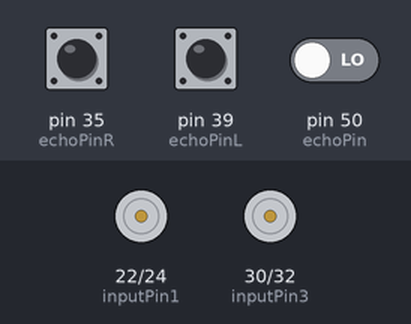
This sketch was run on a simulated Arduino Mega 2560, built with avr-gcc and run on an emulated ATmega2560. On the bench: motor-driver pin pairs drawn as motors (green arrow = first pin HIGH = forward, orange = second pin HIGH = backward, longer = more drive, scaled by the enable pin). The test bench sets the inputs (shaded band); at power-on: pin 35 (echoPinR) LOW, pin 39 (echoPinL) LOW, pin 50 (echoPin) LOW. Random numbers use the default seed unless the sketch sets one.

Above: at 2.0 s.
2.1 s: pin 35 (echoPinR) pulsed HIGH 5 times (0.12 s each, 0.3 s apart)
At 4.8 s:
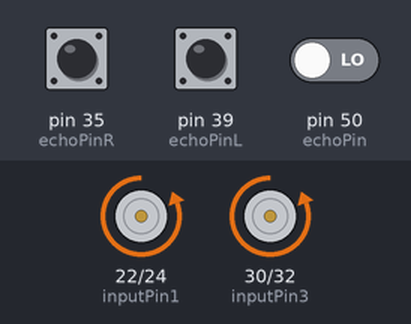
5.1 s: pin 39 (echoPinL) pulsed HIGH 2 times (0.12 s each, 0.3 s apart)
At 8.0 s:
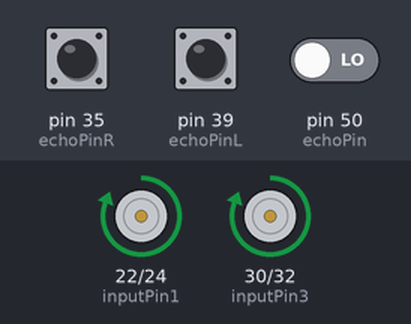
At 11.8 s:
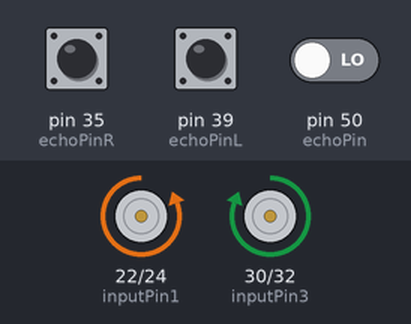
Timing chart, 0 to 13.3 s (numbered marks = the images above; inputs shaded):
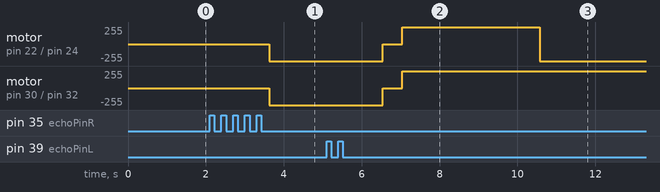

The sketch:

edge_sensing.ino
```cpp
const int inputPin1  = 22;    // Pin 15 of L293D IC
const int inputPin2  = 24;    // Pin 10 of L293D IC
const int enable1    = 26;
const int enable2    = 28;
const int inputPin3  = 30;
const int inputPin4  = 32;
int trigPin = 52;      // trig pin
int echoPin = 50;     // Echo pin
int trigPinL = 37;
int echoPinL = 39;
int trigPinR = 33;
int echoPinR = 35;
long duration, distance;
long durationL, distanceL;
long durationR, distanceR;


void setup()
{
    delay(random(500,2000));   // delay for random time
    Serial.begin(9600);
    pinMode(enable1,OUTPUT);
    pinMode(inputPin1, OUTPUT);
    pinMode(inputPin2, OUTPUT);
    pinMode(enable2,OUTPUT);
    pinMode(inputPin3, OUTPUT);
    pinMode(inputPin4, OUTPUT);
    pinMode(trigPin, OUTPUT);         // set trig pin as output
    pinMode(echoPin, INPUT);          //set echo pin as input to capture reflected waves
    pinMode(trigPinL, OUTPUT);         // set trig pin as output
    pinMode(echoPinL, INPUT);          //set echo pin as input to capture reflected waves
    pinMode(trigPinR, OUTPUT);         // set trig pin as output
    pinMode(echoPinR, INPUT);          //set echo pin as input to capture reflected waves
}

void loop()
{
  digitalWrite(trigPin, LOW);
  delayMicroseconds(2);
  digitalWrite(trigPin, HIGH);     // send waves for 10 us
  delayMicroseconds(10);
  duration = pulseIn(echoPin, HIGH); // receive reflected waves
  distance = duration / 58.2;   // convert to distance
  delay(10);

  digitalWrite(trigPinL, LOW);
  delayMicroseconds(2);
  digitalWrite(trigPinL, HIGH);     // send waves for 10 us
  delayMicroseconds(10);
  durationL = pulseIn(echoPinL, HIGH); // receive reflected waves
  distanceL = durationL / 58.2;   // convert to distance
  delay(10);

  digitalWrite(trigPinR, LOW);
  delayMicroseconds(2);
  digitalWrite(trigPinR, HIGH);     // send waves for 10 us
  delayMicroseconds(10);
  durationR = pulseIn(echoPinR, HIGH); // receive reflected waves
  distanceR = durationR / 58.2;   // convert to distance
  delay(10);

  if (distance < 10 && distanceL < 10 && distanceR < 10)
  {
    forward();
  }
  if(distance > 10)
  {
    stopcar();
    delay(500);
    reverse();
    delay(500);
    right();
    delay(950);
  }
  if(distanceR > 10)
  {
    stopcar();
    delay(500);
    right();
    delay(500);
  }
  if(distanceL > 10)
  {
    stopcar();
    delay(500);
    left();
    delay(500);
  }

}

void reverse()
{
    digitalWrite(enable1,HIGH);
    digitalWrite(inputPin1,HIGH);
    digitalWrite(inputPin2,LOW);
    digitalWrite(enable2,HIGH);
    digitalWrite(inputPin3,LOW);
    digitalWrite(inputPin4,HIGH);
}

void forward()
{
    digitalWrite(enable1,HIGH);
    digitalWrite(inputPin1,LOW);
    digitalWrite(inputPin2,HIGH);
    digitalWrite(enable2,HIGH);
    digitalWrite(inputPin3,HIGH);
    digitalWrite(inputPin4,LOW);
}

void right()
{
    digitalWrite(enable1,HIGH);
    digitalWrite(inputPin1,LOW);
    digitalWrite(inputPin2,HIGH);
    digitalWrite(enable2,HIGH);
    digitalWrite(inputPin3,LOW);
    digitalWrite(inputPin4,HIGH);
}

void left()
{
    digitalWrite(enable1,HIGH);
    digitalWrite(inputPin1,HIGH);
    digitalWrite(inputPin2,LOW);
    digitalWrite(enable2,HIGH);
    digitalWrite(inputPin3,HIGH);
    digitalWrite(inputPin4,LOW);
}

void stopcar()
{
    digitalWrite(enable1,LOW);
    digitalWrite(inputPin1,HIGH);
    digitalWrite(inputPin2,LOW);
    digitalWrite(enable2,LOW);
    digitalWrite(inputPin3,HIGH);
    digitalWrite(inputPin4,LOW);
}
```

Measured:
- after the input at 5.1 s, motor on pin 22 (inputPin1) / pin 24 (inputPin2): backward 255/255 → stopped after 1.4 s, → forward 255/255 0.50 s later, → backward 255/255 3.5 s later
